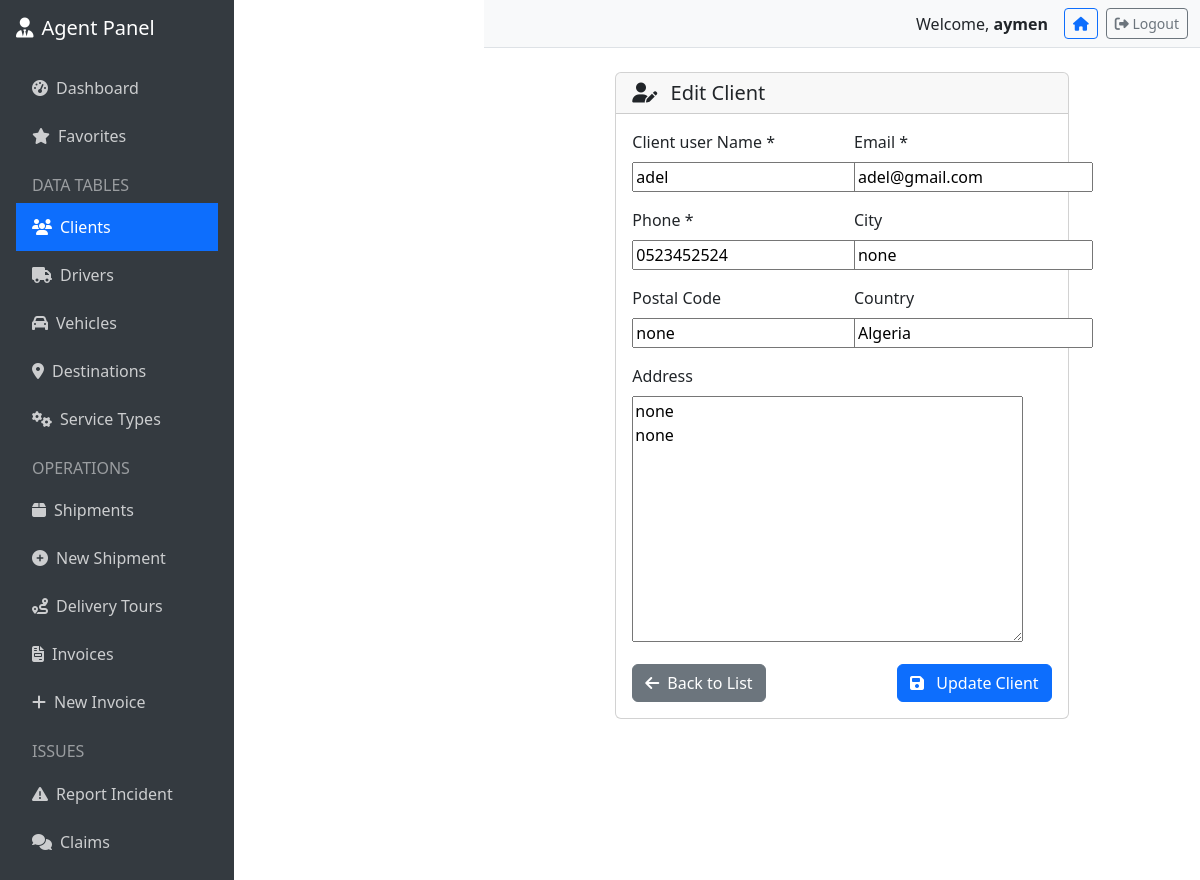
Page /agent/clients/2/edit/ (signed in) on the committed database.
### authentication/models.py (models this page shows, shortened)
class User(AbstractUser):
    ROLE_CHOICES = [
        ('agent', 'Agent'),
        ('manager', 'Manager'),
        ('client', 'Client'),
        ('driver', 'Driver'),
    ]
    role = models.CharField(max_length=20, choices=ROLE_CHOICES, default='agent')
    simple_password = models.CharField(max_length=128, blank=True)
    client_profile = models.OneToOneField(Client, on_delete=models.SET_NULL, null=True, blank=True, related_name='auth_user')
    driver_profile = models.OneToOneField(Driver, on_delete=models.SET_NULL, null=True, blank=True, related_name='auth_user')
    manager_profile = models.OneToOneField(Manager, on_delete=models.SET_NULL, null=True, blank=True, related_name='auth_user')
    agent_profile = models.OneToOneField(Agent, on_delete=models.SET_NULL, null=True, blank=True, related_name='auth_user')
    class Meta:
        db_table = 'users'
        verbose_name = 'User'
        verbose_name_plural = 'Users'

### common/models.py (models this page shows, shortened)
class Client(models.Model):
    client_id = models.CharField(max_length=20, unique=True, editable=False)
    name = models.CharField(max_length=200, verbose_name="Name")
    email = models.EmailField(verbose_name="Email")
    phone = models.CharField(max_length=20, verbose_name="Phone")
    address = models.TextField(verbose_name="Address")
    city = models.CharField(max_length=100, verbose_name="City")
    postal_code = models.CharField(max_length=10, verbose_name="Postal Code")
    country = models.CharField(max_length=100, default='Algeria', verbose_name="Country")
    balance = models.DecimalField(
        max_digits=12,
        decimal_places=2,
        default=0,
        verbose_name="Balance (DA)"
    )
    is_active = models.BooleanField(default=True, verbose_name="Active")
    created_at = models.DateTimeField(auto_now_add=True, verbose_name="Created At")
    updated_at = models.DateTimeField(auto_now=True, verbose_name="Updated At")
    notes = models.TextField(blank=True, verbose_name="Notes")
    class Meta:
        db_table = 'clients'
        ordering = ['-created_at']
        verbose_name = 'Client'
        verbose_name_plural = 'Clients'

### agent/views.py (the view, shortened to what this page needs)
# urls.py: path('clients/<int:pk>/edit/', views.ClientUpdateView.as_view(), name='client_edit'),
class ClientUpdateView(UpdateView):
    model = Client
    template_name = 'agent/client_form.html'
    fields = ['name', 'email', 'phone', 'address', 'city', 'postal_code', 'country']
    success_url = reverse_lazy('agent:client_list')
    def dispatch(self, request, *args, **kwargs):
        if 'user_id' not in request.session or request.session.get('user_role') != 'agent':
            return redirect('/auth/agent/login/')
        return super().dispatch(request, *args, **kwargs)

### agent/templates/agent/client_form.html (shortened to what this page needs)
{% extends 'agent/base.html' %}
{% block content %}
<div class="row justify-content-center">
    <div class="col-md-8">
        <div class="card">
            <div class="card-header">
                <h5 class="mb-0">
                    <i class="fas fa-user-{% if object %}edit{% else %}plus{% endif %} me-2"></i>
                    {% if object %}Edit Client{% else %}Add New Client{% endif %}
                </h5>
            </div>
            <div class="card-body">
                <form method="post">
                    <div class="row">
                        <div class="col-md-6 mb-3">
                            <label for="{{ form.name.id_for_label }}" class="form-label">Client user Name *</label>
                            {{ form.name }}
                        </div>
                        <div class="col-md-6 mb-3">
                            <label for="{{ form.email.id_for_label }}" class="form-label">Email *</label>
                            {{ form.email }}
                        </div>
                    </div>
                    <div class="row">
                        <div class="col-md-6 mb-3">
                            <label for="{{ form.phone.id_for_label }}" class="form-label">Phone *</label>
                            {{ form.phone }}
                        </div>
                        <div class="col-md-6 mb-3">
                            <label for="{{ form.city.id_for_label }}" class="form-label">City</label>
                            {{ form.city }}
                        </div>
                    </div>
                    <div class="row">
                        <div class="col-md-6 mb-3">
                            <label for="{{ form.postal_code.id_for_label }}" class="form-label">Postal Code</label>
                            {{ form.postal_code }}
                        </div>
                        <div class="col-md-6 mb-3">
                            <label for="{{ form.country.id_for_label }}" class="form-label">Country</label>
                            {{ form.country }}
                        </div>
                    </div>
                    <div class="mb-3">
                        <label for="{{ form.address.id_for_label }}" class="form-label">Address</label>
                        {{ form.address }}
                    </div>
                    <div class="d-flex justify-content-between">
                        <a href="{% url 'agent:client_list' %}" class="btn btn-secondary">
                            <i class="fas fa-arrow-left me-2"></i>Back to List
                        </a>
                        <button type="submit" class="btn btn-primary">
                            <i class="fas fa-save me-2"></i>
                            {% if object %}Update{% else %}Create{% endif %} Client
                        </button>
                    </div>
                </form>
            </div>
        </div>
    </div>
</div>
{% endblock %}

### agent/templates/agent/base.html (shortened to what this page needs)
<!DOCTYPE html>
<html lang="en">
<head>
    <link href="https://cdn.jsdelivr.net/npm/bootstrap@5.3.0/dist/css/bootstrap.min.css" rel="stylesheet">
    <link rel="stylesheet" href="https://cdnjs.cloudflare.com/ajax/libs/font-awesome/6.4.0/css/all.min.css">
</head>
<body>
    <div class="d-flex">
        <nav class="sidebar d-none d-md-block" style="width: 250px;">
            <div class="p-3">
                <h5 class="text-white mb-4">
                    <i class="fas fa-user-tie me-2"></i>Agent Panel
                </h5>
                <ul class="nav flex-column">
                    <li class="nav-item">
                        <a class="nav-link {% if request.resolver_match.url_name == 'dashboard' %}active{% endif %}"
                           href="{% url 'agent:dashboard' %}">
                            <i class="fas fa-tachometer-alt me-2"></i>Dashboard
                        </a>
                    </li>
                    <li class="nav-item">
                        <a class="nav-link {% if request.resolver_match.url_name == 'favorites' %}active{% endif %}"
                           href="{% url 'agent:favorites' %}">
                            <i class="fas fa-star me-2"></i>Favorites
                        </a>
                    </li>
                    <li class="nav-item mt-3">
                        <h6 class="text-white-50 px-3 mb-2">DATA TABLES</h6>
                    </li>
                    <li class="nav-item">
                        <a class="nav-link {% if 'client' in request.resolver_match.url_name %}active{% endif %}"
                           href="{% url 'agent:client_list' %}">
                            <i class="fas fa-users me-2"></i>Clients
                        </a>
                    </li>
                    <li class="nav-item">
                        <a class="nav-link {% if 'driver' in request.resolver_match.url_name %}active{% endif %}"
                           href="{% url 'agent:driver_list' %}">
                            <i class="fas fa-truck me-2"></i>Drivers
                        </a>
                    </li>
                    <li class="nav-item">
                        <a class="nav-link {% if 'vehicle' in request.resolver_match.url_name %}active{% endif %}"
                           href="{% url 'agent:vehicle_list' %}">
                            <i class="fas fa-car me-2"></i>Vehicles
                        </a>
                    </li>
                    <li class="nav-item">
                        <a class="nav-link {% if 'destination' in request.resolver_match.url_name %}active{% endif %}"
                           href="{% url 'agent:destination_list' %}">
                            <i class="fas fa-map-marker-alt me-2"></i>Destinations
                        </a>
                    </li>
                    <li class="nav-item">
                        <a class="nav-link {% if 'service' in request.resolver_match.url_name %}active{% endif %}"
                           href="{% url 'agent:service_type_list' %}">
                            <i class="fas fa-cogs me-2"></i>Service Types
                        </a>
                    </li>
                    <li class="nav-item mt-3">
                        <h6 class="text-white-50 px-3 mb-2">OPERATIONS</h6>
                    </li>
                    <li class="nav-item">
                        <a class="nav-link {% if 'shipment' in request.resolver_match.url_name and request.resolver_match.url_name != 'create_shipment' %}active{% endif %}"
                           href="{% url 'agent:shipment_list' %}">
                            <i class="fas fa-box me-2"></i>Shipments
                        </a>
                    </li>
                    <li class="nav-item">
                        <a class="nav-link {% if request.resolver_match.url_name == 'create_shipment' %}active{% endif %}"
                           href="{% url 'agent:create_shipment' %}">
                            <i class="fas fa-plus-circle me-2"></i>New Shipment
                        </a>
                    </li>
                    <li class="nav-item">
                        <a class="nav-link {% if 'tour' in request.resolver_match.url_name %}active{% endif %}"
                           href="{% url 'agent:tour_list' %}">
                            <i class="fas fa-route me-2"></i>Delivery Tours
                        </a>
                    </li>
                    <li class="nav-item">
                        <a class="nav-link {% if 'invoice' in request.resolver_match.url_name %}active{% endif %}"
                           href="{% url 'agent:invoice_list' %}">
                            <i class="fas fa-file-invoice me-2"></i>Invoices
                        </a>
                    </li>
                    <li class="nav-item">
                        <a class="nav-link {% if request.resolver_match.url_name == 'create_invoice' %}active{% endif %}"
                           href="{% url 'agent:create_invoice' %}">
                            <i class="fas fa-plus me-2"></i>New Invoice
                        </a>
                    </li>
                    <li class="nav-item mt-3">
                        <h6 class="text-white-50 px-3 mb-2">ISSUES</h6>
                    </li>
                    <li class="nav-item">
                        <a class="nav-link {% if 'incident' in request.resolver_match.url_name %}active{% endif %}"
                           href="{% url 'agent:report_incident' %}">
                            <i class="fas fa-exclamation-triangle me-2"></i>Report Incident
                        </a>
                    </li>
                    <li class="nav-item">
                        <a class="nav-link {% if 'claim' in request.resolver_match.url_name %}active{% endif %}"
                           href="{% url 'agent:claims' %}">
                            <i class="fas fa-comments me-2"></i>Claims
                        </a>
                    </li>
                </ul>
            </div>
        </nav>
        <div class="content-wrapper flex-grow-1">
            <nav class="navbar navbar-expand-lg navbar-light bg-light border-bottom">
                <div class="container-fluid">
                    <div class="ms-auto d-flex align-items-center">
                        <span class="me-3">Welcome, <strong>{{ user.get_full_name|default:user.username }}</strong></span>
                        <a href="{% url 'agent:dashboard' %}" class="btn btn-outline-primary btn-sm me-2">
                            <i class="fas fa-home"></i>
                        </a>
                        <a href="/auth/logout/" class="btn btn-outline-secondary btn-sm">
                            <i class="fas fa-sign-out-alt"></i> Logout
                        </a>
                    </div>
                </div>
            </nav>
            <div class="container-fluid py-4">
                {% block content %}{% endblock %}
            </div>
        </div>
    </div>
</body>
</html>

### agent/templates/agent/base.html (style rules this page uses)
.sidebar { min-height: 100vh; background: #343a40; }
.sidebar .nav-link { color: rgba(255,255,255,.75); padding: 0.75rem 1rem; }
.sidebar .nav-link.active { color: #fff; background: #0d6efd; }
.content-wrapper { margin-left: 0; }
@media (min-width: 768px) { .content-wrapper { margin-left: 250px; } }

### rows in the picture
User: get_full_name "aymen"
Client: name "adel", email "adel@gmail.com", phone "0523452524", city "none", postal_code "none", country "Algeria", address "none none"
